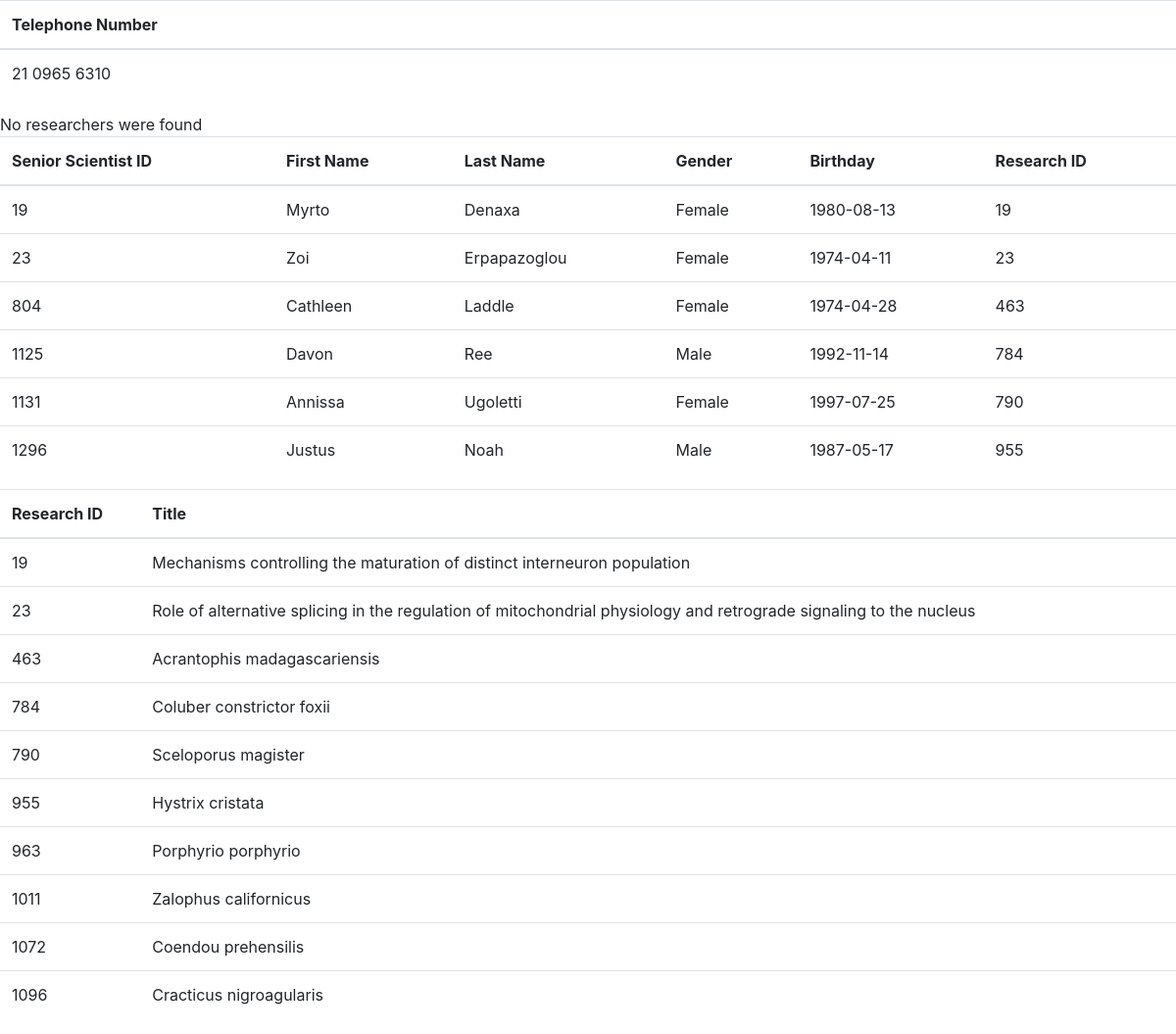
The app's page /elidek_website/institutions/budget_info.php?id=2 with its own data.
### tables this page shows
CREATE TABLE telephone (
	tel_id INT UNSIGNED AUTO_INCREMENT,
	tel_number VARCHAR(15) NOT NULL,
    inst_id INT UNSIGNED NOT NULL,
    FOREIGN KEY (inst_id) REFERENCES institute (inst_id) ON DELETE CASCADE ON UPDATE CASCADE,
    PRIMARY KEY (tel_id)
);

CREATE TABLE research (
	research_id INT UNSIGNED AUTO_INCREMENT,
    title VARCHAR(200) NOT NULL,
    summary VARCHAR(1500) DEFAULT ' ',
    start_date DATE NOT NULL DEFAULT (CURRENT_DATE()),
    end_date DATE NOT NULL DEFAULT (DATE_ADD(CURRENT_DATE(), INTERVAL 1 YEAR)),
	CHECK(start_date < end_date),
    duration INT DEFAULT (TIMESTAMPDIFF(MONTH, start_date, end_date)) CHECK (12<=duration AND duration<=48),
    inst_id INT UNSIGNED,
	senior_scientist_id INT UNSIGNED NOT NULL,
	budget INT UNSIGNED CHECK (100000<=budget and budget<=1000000),
    manager_id INT UNSIGNED,
	program_id INT UNSIGNED,
    FOREIGN KEY (inst_id) REFERENCES institute (inst_id) ON DELETE CASCADE ON UPDATE CASCADE,
    FOREIGN KEY (senior_scientist_id) REFERENCES researcher (researcher_id) ON DELETE CASCADE ON UPDATE CASCADE,
    FOREIGN KEY (manager_id) REFERENCES elidek_manager (manager_id) ON DELETE CASCADE ON UPDATE CASCADE,
    FOREIGN KEY (program_id) REFERENCES funding_program (program_id) ON DELETE CASCADE ON UPDATE CASCADE,
    PRIMARY KEY (research_id)
)DEFAULT CHARSET=utf8;

CREATE TABLE researcher (
	researcher_id INT UNSIGNED AUTO_INCREMENT,
    first_name VARCHAR(45) NOT NULL,
    last_name VARCHAR(45) NOT NULL,
    gender VARCHAR(6) NOT NULL, 
    birthday DATE DEFAULT (DATE_SUB(CURRENT_DATE(), INTERVAL 18 YEAR)) ,
    age INT GENERATED ALWAYS AS (TIMESTAMPDIFF(YEAR, birthday , CURRENT_DATE())),
    PRIMARY KEY (researcher_id)
);

### elidek_website/institutions/budget_info.php (the view, shortened to what this page needs)
<!DOCTYPE html>
<html lang = "en">
<head>
    <link rel = "stylesheet" href = "css/styles.css">
    <link rel = "stylesheet" href = "https://cdnjs.cloudflare.com/ajax/libs/font-awesome/6.0.0/css/all.min.css">
    <link rel = "stylesheet" href = "bootstrap/css/bootstrap.min.css">
</head>
<body>
	<?php
        $conn = OpenCon();
		$id = $_GET['id'];
		$sql = "SELECT tel_number FROM `telephone` WHERE inst_id = '$id' ;";
		$result = mysqli_query($conn,$sql);
		if ($result->num_rows > 0)
		{
			echo '<div class="table-responsive">';
				echo '<table class="table">';
					echo '<thead>';
						echo '<tr>';
							echo '<th>Telephone Number</th>';
						echo '</tr>';
					echo '</thead>';
					echo '<tbody>';
					while($row = mysqli_fetch_row($result))
					{
						echo '<tr>';
							echo '<td>' . $row[0] . '</td>';
						echo '</tr>';
					}
					echo '</tbody>';
				echo '</table>';
			echo '</div>';
		}
		$sql = "SELECT rer.researcher_id, rer.first_name, rer.last_name, rer.gender, rer.birthday
				FROM `institute_worker` as iw, `researcher` as rer
				WHERE iw.inst_id='$id' AND rer.researcher_id=iw.worker_id
				ORDER BY rer.researcher_id; ";
		$result = mysqli_query($conn,$sql);
		if ($result->num_rows > 0)
		{
			echo '<div class="table-responsive">';
				echo '<table class="table">';
					echo '<thead>';
						echo '<tr>';
							echo '<th>Researcher ID</th>';
							echo '<th>First Name</th>';
							echo '<th>Last Name</th>';
							echo '<th>Gender</th>';
							echo '<th>Birthday</th>';
							echo '<th>Research ID</th>';
						echo '</tr>';
					echo '</thead>';
					echo '<tbody>';
					while($row = mysqli_fetch_row($result))
					{
						echo '<tr>';
							echo '<td>' . $row[0] . '</td>';
							echo '<td>' . $row[1] . '</td>';
							echo '<td>' . $row[2] . '</td>';
							echo '<td>' . $row[3] . '</td>';
							echo '<td>' . $row[4] . '</td>';
						echo '</tr>';
					}
					echo '</tbody>';
				echo '</table>';
			echo '</div>';
		}
		else { echo "No researchers were found <br>";}
		$sql = "SELECT rer.researcher_id, rer.first_name, rer.last_name, rer.gender, rer.birthday, res.research_id
				FROM `research` as res, `researcher` as rer
				WHERE res.inst_id='$id' AND rer.researcher_id=res.senior_scientist_id
				ORDER BY rer.researcher_id; ";
		$result = mysqli_query($conn,$sql);
		if ($result->num_rows > 0)
		{
			echo '<div class="table-responsive">';
				echo '<table class="table">';
					echo '<thead>';
						echo '<tr>';
							echo '<th>Senior Scientist ID</th>';
							echo '<th>First Name</th>';
							echo '<th>Last Name</th>';
							echo '<th>Gender</th>';
							echo '<th>Birthday</th>';
							echo '<th>Research ID</th>';
						echo '</tr>';
					echo '</thead>';
					echo '<tbody>';
					while($row = mysqli_fetch_row($result))
					{
						echo '<tr>';
							echo '<td>' . $row[0] . '</td>';
							echo '<td>' . $row[1] . '</td>';
							echo '<td>' . $row[2] . '</td>';
							echo '<td>' . $row[3] . '</td>';
							echo '<td>' . $row[4] . '</td>';
							echo '<td>' . $row[5] . '</td>';
						echo '</tr>';
					}
					echo '</tbody>';
				echo '</table>';
			echo '</div>';
		}
		else { echo "No senior scientists were found <br>";}
		$sql = "SELECT res.research_id, res.title
				FROM `research` as res
				WHERE res.inst_id='$id'
				ORDER BY res.research_id; ";
		$result = mysqli_query($conn,$sql);
		if ($result->num_rows > 0)
		{
			echo '<div class="table-responsive">';
				echo '<table class="table">';
					echo '<thead>';
						echo '<tr>';
							echo '<th>Research ID</th>';
							echo '<th>Title</th>';
						echo '</tr>';
					echo '</thead>';
					echo '<tbody>';
					while($row = mysqli_fetch_row($result))
					{
						echo '<tr>';
							echo '<td>' . $row[0] . '</td>';
							echo '<td>' . $row[1] . '</td>';
						echo '</tr>';
					}
					echo '</tbody>';
				echo '</table>';
			echo '</div>';
		}
		else { echo "No senior scientists were found <br>";}
	?>
</body>

### records on screen
telephone: tel_number "21 0965 6310"
research: senior_scientist.researcher_id "19", senior_scientist.first_name "Myrto", senior_scientist.last_name "Denaxa", senior_scientist.gender "Female", senior_scientist.birthday "1980-08-13", research_id "19", title "Mechanisms controlling the maturation of distinct interneuron population"
research: senior_scientist.researcher_id "23", senior_scientist.first_name "Zoi", senior_scientist.last_name "Erpapazoglou", senior_scientist.gender "Female", senior_scientist.birthday "1974-04-11", research_id "23", title "Role of alternative splicing in the regulation of mitochondrial physiology and retrograde signaling to the nucleus"
research: senior_scientist.researcher_id "804", senior_scientist.first_name "Cathleen", senior_scientist.last_name "Laddle", senior_scientist.gender "Female", senior_scientist.birthday "1974-04-28", research_id "463", title "Acrantophis madagascariensis"
research: senior_scientist.researcher_id "1125", senior_scientist.first_name "Davon", senior_scientist.last_name "Ree", senior_scientist.gender "Male", senior_scientist.birthday "1992-11-14", research_id "784", title "Coluber constrictor foxii"
research: senior_scientist.researcher_id "1131", senior_scientist.first_name "Annissa", senior_scientist.last_name "Ugoletti", senior_scientist.gender "Female", senior_scientist.birthday "1997-07-25", research_id "790", title "Sceloporus magister"
research: senior_scientist.researcher_id "1296", senior_scientist.first_name "Justus", senior_scientist.last_name "Noah", senior_scientist.gender "Male", senior_scientist.birthday "1987-05-17", research_id "955", title "Hystrix cristata"
research: research_id "963", title "Porphyrio porphyrio"
research: research_id "1011", title "Zalophus californicus"
research: research_id "1072", title "Coendou prehensilis"
research: research_id "1096", title "Cracticus nigroagularis"
